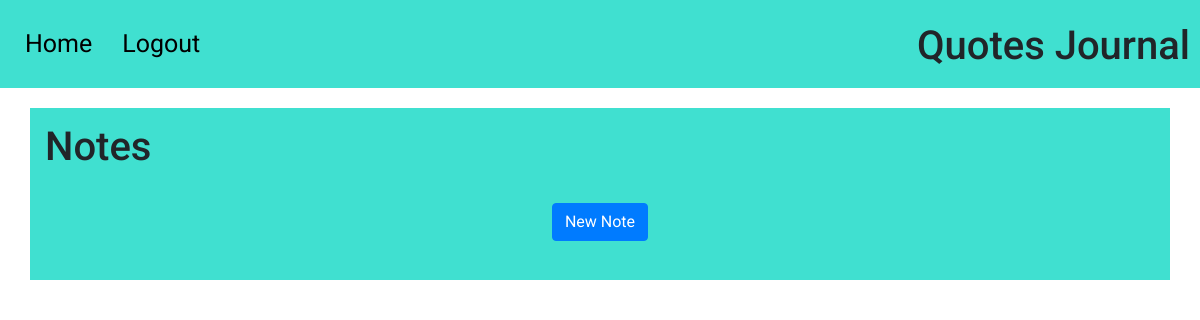
The page / (signed in) on the database as committed earlier.
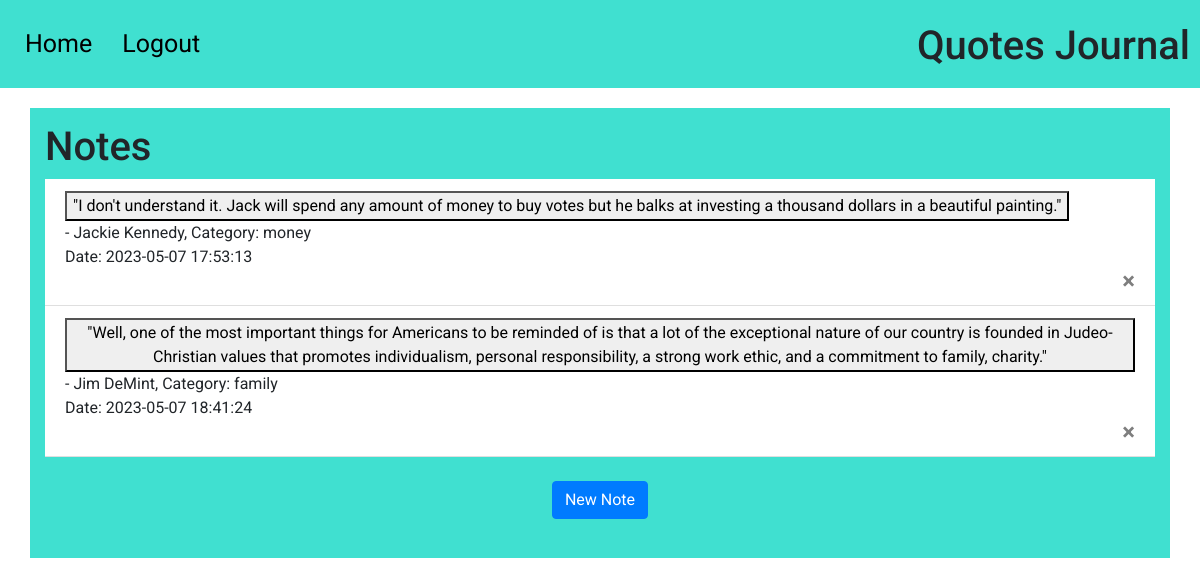
The same page on the database as committed later.
### website/models.py (models this page shows)
class Note(db.Model):
    id = db.Column(db.Integer, primary_key=True)
    notes = db.Column(db.String(15000))
    date = db.Column(db.DateTime(timezone=True), default=func.now())
    quote = db.Column(db.String(500))
    quote_author = db.Column(db.String(100))
    quote_category = db.Column(db.String(100))
    user_id = db.Column(db.Integer, db.ForeignKey("user.id"))

### website/views.py (the view, shortened to what this page needs)
@views.route("/", methods=["GET", "POST"])  # decorator
@login_required  # can't get to home page unless logged in
def home():
    new_note = False
    view_note = False
    quote_text = ""
    quote_category = ""
    quote_author = ""
    note_obj = None
    return render_template(
        "home.html",
        n=new_note,
        v=view_note,
        user=current_user,
        no=note_obj,
        qt=quote_text,
        qa=quote_author,
        qc=quote_category,
    )

### website/__init__.py (called while the page is built)
def create_app():
    app = Flask(__name__)
    app.config["SECRET_KEY"] = "qjwebsite"
    app.config["SQLALCHEMY_DATABASE_URI"] = f"sqlite:///{DB_NAME}"
    db.init_app(app)
    from .views import views
    from .auth import auth
    app.register_blueprint(views, url_prefix="/")
    app.register_blueprint(auth, url_prefix="/")
    from .models import User, Note
    create_database(app)
    login_manager = LoginManager()
    login_manager.login_view = "auth.login"  # redirect url if not logged in
    login_manager.init_app(app)
    @login_manager.user_loader
    def load_user(id):
        return User.query.get(int(id))  # get method automatically checks primary key
    return app

### website/templates/home.html (shortened to what this page needs)
{% extends "base.html" %} {% block custom_css %}
<link rel="stylesheet" href="../static/home.css" />
{% endblock %} {% block content %} {% if not v %} {% if not n %}
<h1 class="notes-header">Notes</h1>
<ul class="list-group list-group-flush" , id="notes">
  {% for note in user.notes %}
  <li class="list-group-item">
    <div>
      <form method="POST">
        <button type="submit" class="view-button" name="view_note" value="yes">
          "{{ note.quote }}"
        </button>
      </form>
      - {{ note.quote_author }}, Category: {{ note.quote_category }}
    </div>
    <div>Date: {{ note.date }}</div>
    <button type="button" class="close" onClick="deleteNote({{ note.id }})">
      <span aria-hidden="true">&times;</span>
    </button>
  </li>
  {% endfor %}
</ul>
<br />
<form method="POST">
  <div align="center">
    <button
      type="submit"
      class="btn btn-primary"
      name="new_note"
      value="note_created"
    >
      New Note
    </button>
  </div>
</form>
{% endif %}
<br />
{% endif %} {% endblock %}

Rows that differ between the two databases and show on the page:
added Note: quote "I don't understand it. Jack will spend any amount of money to buy votes but he balks at investing a thousand dollars in a beautiful painting.", quote_author "Jackie Kennedy", quote_category "money", date "2023-05-07 17:53:13"
added Note: quote "Well, one of the most important things for Americans to be reminded of is that a lot of the exceptional nature of our country is founded in Judeo-Christian values that promotes individualism, personal responsibility, a strong work ethic, and a commitment to family, charity.", quote_author "Jim DeMint", quote_category "family", date "2023-05-07 18:41:24"
